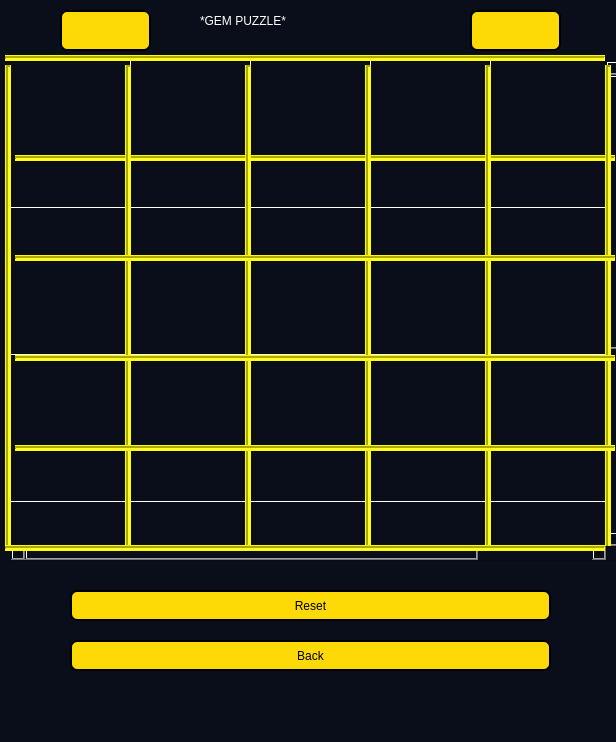
<?xml version="1.0" encoding="UTF-8"?>
<ui version="4.0">
 <class>board16</class>
 <widget class="QMainWindow" name="board16">
  <property name="geometry">
   <rect>
    <x>0</x>
    <y>0</y>
    <width>616</width>
    <height>742</height>
   </rect>
  </property>
  <property name="windowTitle">
   <string>MainWindow</string>
  </property>
  <property name="styleSheet">
   <string notr="true">background-color: #0a0e1a;
</string>
  </property>
  <widget class="QWidget" name="centralwidget">
   <widget class="QPushButton" name="time">
    <property name="geometry">
     <rect>
      <x>470</x>
      <y>10</y>
      <width>91</width>
      <height>41</height>
     </rect>
    </property>
    <property name="styleSheet">
     <string notr="true">QPushButton
{
	font: 25pt &quot;Cooper Black&quot;;
	background-color: #FDD905 ;
	border-Radius: 7px;
	border: 2px solid  black;
}</string>
    </property>
    <property name="text">
     <string/>
    </property>
   </widget>
   <widget class="QPushButton" name="reset">
    <property name="geometry">
     <rect>
      <x>70</x>
      <y>590</y>
      <width>481</width>
      <height>31</height>
     </rect>
    </property>
    <property name="styleSheet">
     <string notr="true">QPushButton
{
	font: 15pt &quot;Cooper Black&quot;;
	background-color: #FDD905 ;
	border-Radius: 7px;
	border: 2px solid  black;
}</string>
    </property>
    <property name="text">
     <string>Reset</string>
    </property>
   </widget>
   <widget class="QPushButton" name="move">
    <property name="geometry">
     <rect>
      <x>60</x>
      <y>10</y>
      <width>91</width>
      <height>41</height>
     </rect>
    </property>
    <property name="styleSheet">
     <string notr="true">QPushButton
{
	font: 25pt &quot;Cooper Black&quot;;
	background-color: #FDD905 ;
	border-Radius: 7px;
	border: 2px solid  black;
}</string>
    </property>
    <property name="text">
     <string/>
    </property>
   </widget>
   <widget class="QLabel" name="label">
    <property name="geometry">
     <rect>
      <x>200</x>
      <y>0</y>
      <width>221</width>
      <height>41</height>
     </rect>
    </property>
    <property name="styleSheet">
     <string notr="true">
font: 20pt &quot;Cooper Black&quot;;
color : rgb(255, 255, 255);</string>
    </property>
    <property name="text">
     <string>*GEM PUZZLE*</string>
    </property>
   </widget>
   <widget class="QPushButton" name="back">
    <property name="geometry">
     <rect>
      <x>70</x>
      <y>640</y>
      <width>481</width>
      <height>31</height>
     </rect>
    </property>
    <property name="styleSheet">
     <string notr="true">QPushButton
{
	font: 15pt &quot;Cooper Black&quot;;
	background-color: #FDD905 ;
	border-Radius: 7px;
	border: 2px solid  black;
}</string>
    </property>
    <property name="text">
     <string>Back</string>
    </property>
   </widget>
   <widget class="QTableWidget" name="tableWidget">
    <property name="geometry">
     <rect>
      <x>10</x>
      <y>60</y>
      <width>611</width>
      <height>501</height>
     </rect>
    </property>
    <property name="styleSheet">
     <string notr="true">background-color: #0a0e1a;
     gridline-color: #ffffff; 
color : #ffffff;
font: 24pt &quot;MV Boli&quot;;
align-item : center;
</string>
    </property>
    <attribute name="horizontalHeaderVisible">
     <bool>false</bool>
    </attribute>
    <attribute name="horizontalHeaderDefaultSectionSize">
     <number>120</number>
    </attribute>
    <attribute name="horizontalHeaderMinimumSectionSize">
     <number>60</number>
    </attribute>
    <attribute name="verticalHeaderVisible">
     <bool>false</bool>
    </attribute>
    <attribute name="verticalHeaderDefaultSectionSize">
     <number>98</number>
    </attribute>
    <attribute name="verticalHeaderMinimumSectionSize">
     <number>147</number>
    </attribute>
    <row>
     <property name="text">
      <string/>
     </property>
    </row>
    <row>
     <property name="text">
      <string/>
     </property>
    </row>
    <row>
     <property name="text">
      <string/>
     </property>
    </row>
    <row>
     <property name="text">
      <string/>
     </property>
    </row>
    <row>
     <property name="text">
      <string/>
     </property>
    </row>
    <column>
     <property name="text">
      <string/>
     </property>
    </column>
    <column>
     <property name="text">
      <string/>
     </property>
    </column>
    <column>
     <property name="text">
      <string/>
     </property>
    </column>
    <column>
     <property name="text">
      <string/>
     </property>
    </column>
    <column>
     <property name="text">
      <string/>
     </property>
    </column>
   </widget>
   <widget class="Line" name="line_11">
    <property name="geometry">
     <rect>
      <x>10</x>
      <y>150</y>
      <width>610</width>
      <height>16</height>
     </rect>
    </property>
    <property name="styleSheet">
     <string notr="true">background-color: rgb(255, 255, 0);
color: rgb(255, 255, 0);
margin  : 5px;






</string>
    </property>
    <property name="lineWidth">
     <number>2</number>
    </property>
    <property name="orientation">
     <enum>Qt::Horizontal</enum>
    </property>
   </widget>
   <widget class="Line" name="line_10">
    <property name="geometry">
     <rect>
      <x>0</x>
      <y>60</y>
      <width>16</width>
      <height>491</height>
     </rect>
    </property>
    <property name="styleSheet">
     <string notr="true">background-color: rgb(255, 255, 0);
color: rgb(255, 255, 0);
margin  : 5px;






</string>
    </property>
    <property name="lineWidth">
     <number>2</number>
    </property>
    <property name="orientation">
     <enum>Qt::Vertical</enum>
    </property>
   </widget>
   <widget class="Line" name="line_12">
    <property name="geometry">
     <rect>
      <x>120</x>
      <y>60</y>
      <width>16</width>
      <height>491</height>
     </rect>
    </property>
    <property name="styleSheet">
     <string notr="true">background-color: rgb(255, 255, 0);
color: rgb(255, 255, 0);
margin  : 5px;






</string>
    </property>
    <property name="lineWidth">
     <number>2</number>
    </property>
    <property name="orientation">
     <enum>Qt::Vertical</enum>
    </property>
   </widget>
   <widget class="Line" name="line_13">
    <property name="geometry">
     <rect>
      <x>240</x>
      <y>60</y>
      <width>16</width>
      <height>491</height>
     </rect>
    </property>
    <property name="styleSheet">
     <string notr="true">background-color: rgb(255, 255, 0);
color: rgb(255, 255, 0);
margin  : 5px;






</string>
    </property>
    <property name="lineWidth">
     <number>2</number>
    </property>
    <property name="orientation">
     <enum>Qt::Vertical</enum>
    </property>
   </widget>
   <widget class="Line" name="line_14">
    <property name="geometry">
     <rect>
      <x>360</x>
      <y>60</y>
      <width>16</width>
      <height>491</height>
     </rect>
    </property>
    <property name="styleSheet">
     <string notr="true">background-color: rgb(255, 255, 0);
color: rgb(255, 255, 0);
margin  : 5px;






</string>
    </property>
    <property name="lineWidth">
     <number>2</number>
    </property>
    <property name="orientation">
     <enum>Qt::Vertical</enum>
    </property>
   </widget>
   <widget class="Line" name="line_15">
    <property name="geometry">
     <rect>
      <x>480</x>
      <y>60</y>
      <width>16</width>
      <height>491</height>
     </rect>
    </property>
    <property name="styleSheet">
     <string notr="true">background-color: rgb(255, 255, 0);
color: rgb(255, 255, 0);
margin  : 5px;






</string>
    </property>
    <property name="lineWidth">
     <number>2</number>
    </property>
    <property name="orientation">
     <enum>Qt::Vertical</enum>
    </property>
   </widget>
   <widget class="Line" name="line_16">
    <property name="geometry">
     <rect>
      <x>600</x>
      <y>60</y>
      <width>16</width>
      <height>491</height>
     </rect>
    </property>
    <property name="styleSheet">
     <string notr="true">background-color: rgb(255, 255, 0);
color: rgb(255, 255, 0);
margin  : 5px;






</string>
    </property>
    <property name="lineWidth">
     <number>2</number>
    </property>
    <property name="orientation">
     <enum>Qt::Vertical</enum>
    </property>
   </widget>
   <widget class="Line" name="line_17">
    <property name="geometry">
     <rect>
      <x>0</x>
      <y>50</y>
      <width>610</width>
      <height>16</height>
     </rect>
    </property>
    <property name="styleSheet">
     <string notr="true">background-color: rgb(255, 255, 0);
color: rgb(255, 255, 0);
margin  : 5px;






</string>
    </property>
    <property name="lineWidth">
     <number>2</number>
    </property>
    <property name="orientation">
     <enum>Qt::Horizontal</enum>
    </property>
   </widget>
   <widget class="Line" name="line_18">
    <property name="geometry">
     <rect>
      <x>10</x>
      <y>250</y>
      <width>610</width>
      <height>16</height>
     </rect>
    </property>
    <property name="styleSheet">
     <string notr="true">background-color: rgb(255, 255, 0);
color: rgb(255, 255, 0);
margin  : 5px;






</string>
    </property>
    <property name="lineWidth">
     <number>2</number>
    </property>
    <property name="orientation">
     <enum>Qt::Horizontal</enum>
    </property>
   </widget>
   <widget class="Line" name="line_19">
    <property name="geometry">
     <rect>
      <x>10</x>
      <y>350</y>
      <width>610</width>
      <height>16</height>
     </rect>
    </property>
    <property name="styleSheet">
     <string notr="true">background-color: rgb(255, 255, 0);
color: rgb(255, 255, 0);
margin  : 5px;






</string>
    </property>
    <property name="lineWidth">
     <number>2</number>
    </property>
    <property name="orientation">
     <enum>Qt::Horizontal</enum>
    </property>
   </widget>
   <widget class="Line" name="line_20">
    <property name="geometry">
     <rect>
      <x>10</x>
      <y>440</y>
      <width>610</width>
      <height>16</height>
     </rect>
    </property>
    <property name="styleSheet">
     <string notr="true">background-color: rgb(255, 255, 0);
color: rgb(255, 255, 0);
margin  : 5px;






</string>
    </property>
    <property name="lineWidth">
     <number>2</number>
    </property>
    <property name="orientation">
     <enum>Qt::Horizontal</enum>
    </property>
   </widget>
   <widget class="Line" name="line_21">
    <property name="geometry">
     <rect>
      <x>0</x>
      <y>540</y>
      <width>610</width>
      <height>16</height>
     </rect>
    </property>
    <property name="styleSheet">
     <string notr="true">background-color: rgb(255, 255, 0);
color: rgb(255, 255, 0);
margin  : 5px;






</string>
    </property>
    <property name="lineWidth">
     <number>2</number>
    </property>
    <property name="orientation">
     <enum>Qt::Horizontal</enum>
    </property>
   </widget>
  </widget>
  <widget class="QMenuBar" name="menubar">
   <property name="geometry">
    <rect>
     <x>0</x>
     <y>0</y>
     <width>616</width>
     <height>21</height>
    </rect>
   </property>
  </widget>
  <widget class="QStatusBar" name="statusbar"/>
 </widget>
 <resources/>
 <connections/>
</ui>
